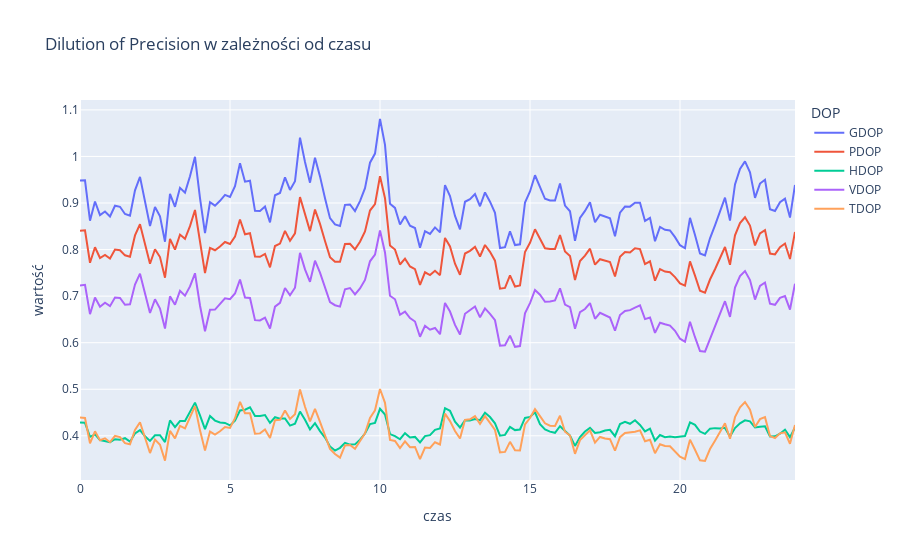

This figure's notebook cell:
### Code cell
fig = px.line(dops_df, x='czas', y='wartość', color='DOP', title='Dilution of Precision w zależności od czasu')
fig.show()

### Figure 1 — Plotly figure (JSON) as saved in the notebook; plotly's stock layout.template omitted (floating-point values rounded to 4 significant figures; data arrays with more than 128 entries replaced by an {"elided": "..."} marker saying what was removed)
{"data": [{"hovertemplate": "DOP=GDOP<br>czas=%{x}<br>wartość=%{y}<extra></extra>", "legendgroup": "GDOP", "line": {"color": "#636efa", "dash": "solid"}, "marker": {"symbol": "circle"}, "mode": "lines", "name": "GDOP", "orientation": "v", "showlegend": true, "type": "scatter", "x": {"elided": "144 float values"}, "xaxis": "x", "y": {"elided": "144 float values"}, "yaxis": "y"}, {"hovertemplate": "DOP=PDOP<br>czas=%{x}<br>wartość=%{y}<extra></extra>", "legendgroup": "PDOP", "line": {"color": "#EF553B", "dash": "solid"}, "marker": {"symbol": "circle"}, "mode": "lines", "name": "PDOP", "orientation": "v", "showlegend": true, "type": "scatter", "x": {"elided": "144 float values"}, "xaxis": "x", "y": {"elided": "144 float values"}, "yaxis": "y"}, {"hovertemplate": "DOP=HDOP<br>czas=%{x}<br>wartość=%{y}<extra></extra>", "legendgroup": "HDOP", "line": {"color": "#00cc96", "dash": "solid"}, "marker": {"symbol": "circle"}, "mode": "lines", "name": "HDOP", "orientation": "v", "showlegend": true, "type": "scatter", "x": {"elided": "144 float values"}, "xaxis": "x", "y": {"elided": "144 float values"}, "yaxis": "y"}, {"hovertemplate": "DOP=VDOP<br>czas=%{x}<br>wartość=%{y}<extra></extra>", "legendgroup": "VDOP", "line": {"color": "#ab63fa", "dash": "solid"}, "marker": {"symbol": "circle"}, "mode": "lines", "name": "VDOP", "orientation": "v", "showlegend": true, "type": "scatter", "x": {"elided": "144 float values"}, "xaxis": "x", "y": {"elided": "144 float values"}, "yaxis": "y"}, {"hovertemplate": "DOP=TDOP<br>czas=%{x}<br>wartość=%{y}<extra></extra>", "legendgroup": "TDOP", "line": {"color": "#FFA15A", "dash": "solid"}, "marker": {"symbol": "circle"}, "mode": "lines", "name": "TDOP", "orientation": "v", "showlegend": true, "type": "scatter", "x": {"elided": "144 float values"}, "xaxis": "x", "y": {"elided": "144 float values"}, "yaxis": "y"}], "layout": {"legend": {"title": {"text": "DOP"}, "tracegroupgap": 0}, "title": {"text": "Dilution of Precision w zależności od czasu"}, "xaxis": {"anchor": "y", "domain": [0, 1], "title": {"text": "czas"}}, "yaxis": {"anchor": "x", "domain": [0, 1], "title": {"text": "wartość"}}}}
